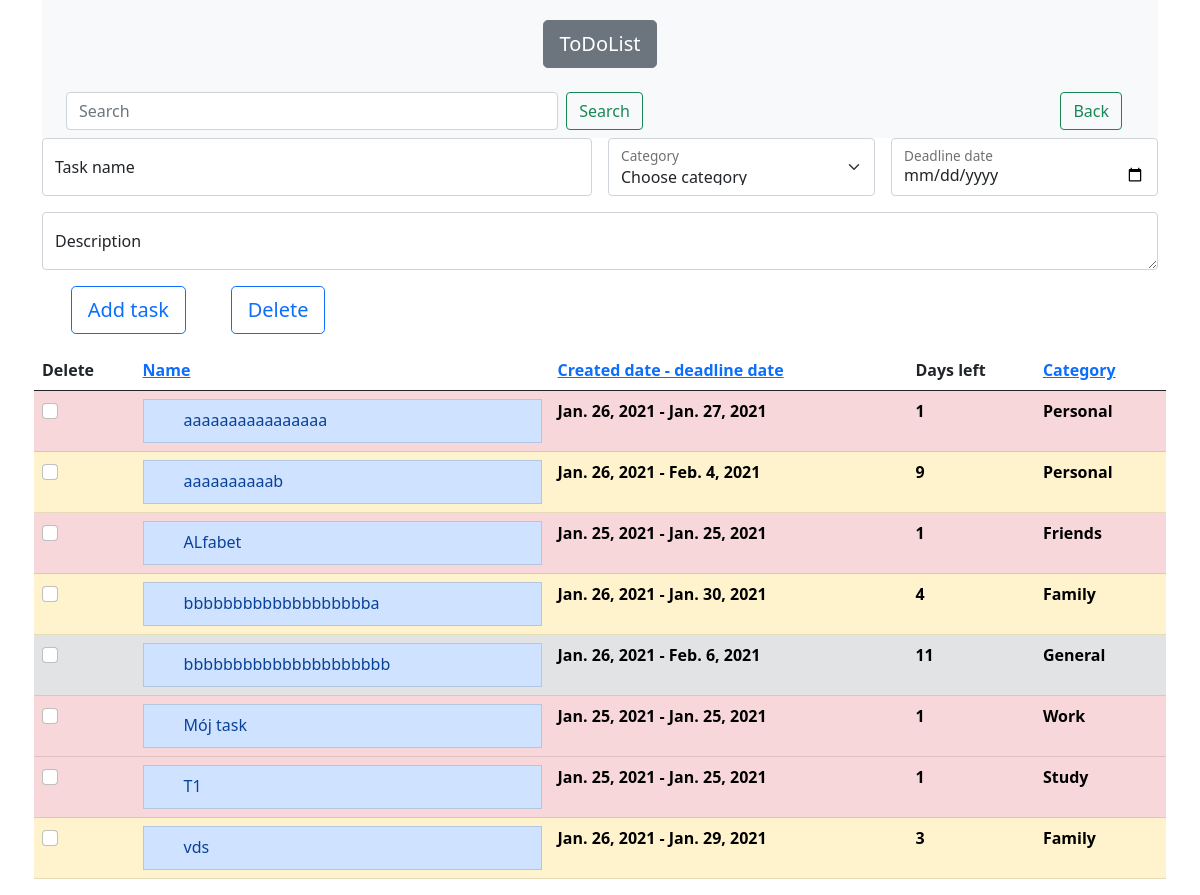
Before: /name/ with the older database file.
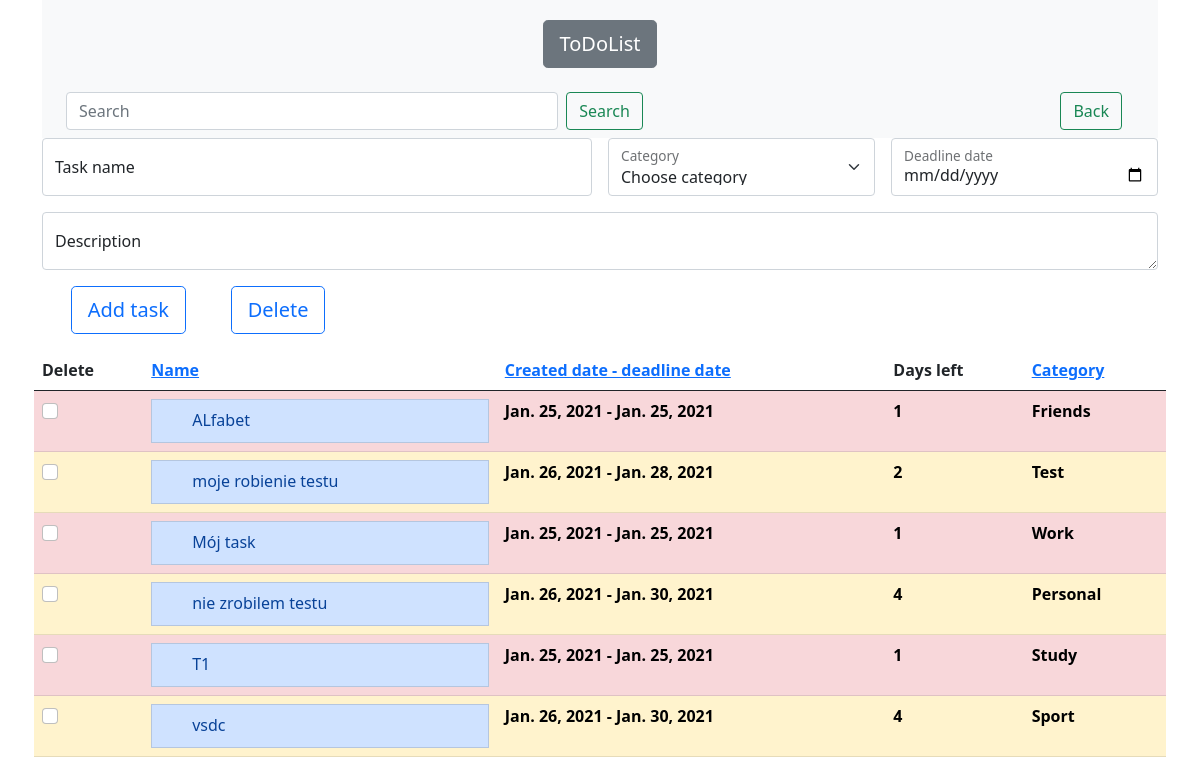
After: the same page with the newer database file.
### ToDoList/models.py (models this page shows, shortened)
class Task(models.Model):
    objects = models.Manager()
    task_name = models.CharField(max_length=MAX_LENGTH)
    description = models.TextField(blank=True)
    created_at = models.DateField(default=timezone.now().strftime("%Y-%m-%d"))
    deadline_date = models.DateField(default=timezone.now().strftime("%Y-%m-%d"))
    time_interval = models.IntegerField(default=1, blank=True, null=True)
    category = models.ForeignKey(Category, on_delete=models.DO_NOTHING)
    class Meta:
        ordering = ["deadline_date"]

class Category(models.Model):
    objects = models.Manager()
    category_name = models.CharField(max_length=MAX_LENGTH)
    class Meta:
        verbose_name = ("Category")
        verbose_name_plural = ("Categories")
    def __str__(self):
        return self.category_name

### ToDoList/views.py (the view)
# urls.py: path('name/', OrderByName.as_view(), name='name'),
class OrderByName(AbstractClass):
    def get_queryset(self):
        return Task.objects.all().order_by(Lower('task_name'))

### templates/index.html (shortened to what this page needs)
<!DOCTYPE html>
<html lang="en">
<head>
    <link href="https://cdn.jsdelivr.net/npm/bootstrap@5.0.0-beta1/dist/css/bootstrap.min.css" rel="stylesheet"
>
</head>
<body>
<div class="container">
    <div class="content">
        <nav class="navbar navbar-light bg-light">
            <div class="container-fluid">
                <div class="container-sm" style="text-align: center;">
                    <h1 class="mt-2 mb-4">
                        <a class="btn btn-secondary btn-lg" href="/" role="button">ToDoList</a>
                    </h1></div>
                <div class="container-sm" style="text-align: center;">
                    <form class="d-flex" action="{% url 'search_results' %}" method="get">
                        <input class="form-control me-2" name="query" type="text" placeholder="Search"
                               aria-label="Search">
                        <button name="taskSearch" class="btn btn-outline-success" value="taskSearch" type="submit">
                            Search
                        </button>
                        <div class="container-sm" style="text-align: right;"><input class="btn btn-outline-success"
                                                                                    type="button" value="Back"
                                                                                    onclick="history.back()"></div>
                    </form>
                </div>
            </div>
        </nav>
        <form class="row g-3" action="" method="post">
            <div class="col-md-6">
                <div class="form-floating">
                    <input type="text" class="form-control" id="task_name" placeholder="Task name" name="task_name">
                    <label for="task_name">Task name</label>
                </div>
            </div>
            <div class="col-md-3">
                <div class="form-floating">
                    <select class="form-select" id="category" aria-label="Floating label select example"
                            name="category_name">
                        <option selected>Choose category</option>
                    </select>
                    <label for="category">Category</label>
                </div>
            </div>
            <div class="col-md-3">
                <div class="form-floating">
                    <input type="date" id="deadline_date" class="form-control" name="deadline_date">
                    <label for="deadline_date">Deadline date</label>
                </div>
            </div>
            <div class="col-12">
                <div class="form-floating">
                    <textarea type="text" class="form-control" id="description" placeholder="Description"
                              name="description"></textarea>
                    <label for="description">Description</label>
                </div>
            </div>
            <div class="col-2" style="text-align: center;">
                <button name="taskAdd" type="submit" class="btn btn-outline-primary btn-lg btn-block">Add task
                </button>
            </div>
            <div class="col-1">
                <button name="taskDelete" formnovalidate="" type="submit" onclick="$('input#sublist').click();"
                        class="btn btn-outline-primary btn-lg btn-block">Delete
                </button>
            </div>
            <table class="table table-hover">
                <thead>
                <tr>
                <thead>
                <th scope="col">Delete</th>
                <th scope="col"><a href="/name/">Name</a></th>
                <th scope="col"><a href="/deadline/">Created date - deadline date</a></th>
                <th scope="col">Days left</th>
                <th scope="col"><a href="/category/">Category</a></th>
                </tr>
                </thead>
                <tbody>
                {% for todo in object_list %}
                    {% if todo.time_interval < 2 %}
                        <tr class="table-danger">
                            {% elif todo.time_interval < 10 %}
                        <tr class="table-warning">
                            {% else %}
                        <tr class="table-secondary">
                    {% endif %}
                <td>
                    <div class="form-check">
                        <label class="form-check-label">
                            <input type="checkbox" class="form-check-input" name="checkbox"
                                   id="{{ todo.id }}"
                                   value="{{ todo.id }}">
                        </label>
                    </div>
                </td>
                <td><a class="list-group-item list-group-item-action list-group-item-primary"
                       data-bs-toggle="collapse" href="#read_description{{ todo.id }}" role="button"
                       aria-expanded="false" aria-controls="read_description">
                    <div class="form-check">
                        <span class="complete-">{{ todo.task_name }}</span>
                    </div>
                </a>
                <td>
                    <strong class="taskDate">{{ todo.created_at }}
                        - {{ todo.deadline_date }}
                    </strong></td>
                <td>
                    <strong class="taskDate">{{ todo.time_interval }}
                    </strong></td>
                <td>
                    <strong class="taskDate">{{ todo.category }}
                    </strong></td>
                </tr>
                {% endfor %}
                </tbody>
            </table>
        </form>
    </div>
</div>
</body>
</html>

Changed rows visible on the page:
removed Task: task_name "aaaaaaaaaab", created_at "Jan. 26, 2021", deadline_date "Feb. 4, 2021", time_interval "9", category "Personal"
removed Task: task_name "bbbbbbbbbbbbbbbbbbba", created_at "Jan. 26, 2021", deadline_date "Jan. 30, 2021", time_interval "4", category "Family"
removed Task: task_name "vds", created_at "Jan. 26, 2021", deadline_date "Jan. 29, 2021", time_interval "3", category "Family"
shown differently, row unchanged: Task "ALfabet": moves up the list
changed Task: task_name "aaaaaaaaaaaaaaaa" → "moje robienie testu"; deadline_date "Jan. 27, 2021" → "Jan. 28, 2021"; time_interval "1" → "2"; category "Personal" → "Test"
shown differently, row unchanged: Task "Mój task": moves up the list
changed Task: task_name "bbbbbbbbbbbbbbbbbbbbb" → "nie zrobilem testu"; deadline_date "Feb. 6, 2021" → "Jan. 30, 2021"; time_interval "11" → "4"; category "General" → "Personal"
added Task: task_name "vsdc", created_at "Jan. 26, 2021", deadline_date "Jan. 30, 2021", time_interval "4", category "Sport"
